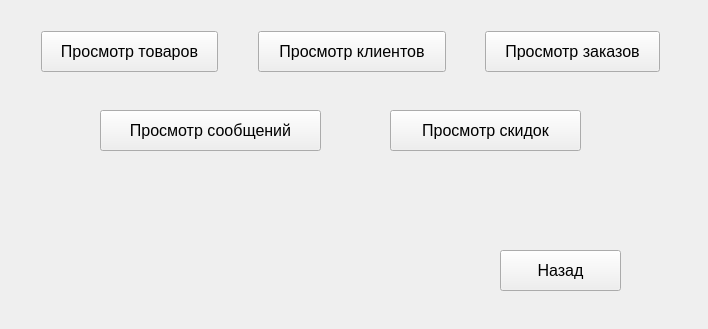
<?xml version="1.0" encoding="UTF-8"?>
<ui version="4.0">
 <class>dataout</class>
 <widget class="QWidget" name="dataout">
  <property name="geometry">
   <rect>
    <x>0</x>
    <y>0</y>
    <width>708</width>
    <height>329</height>
   </rect>
  </property>
  <property name="windowTitle">
   <string>Form</string>
  </property>
  <widget class="QPushButton" name="items">
   <property name="geometry">
    <rect>
     <x>41</x>
     <y>31</y>
     <width>177</width>
     <height>41</height>
    </rect>
   </property>
   <property name="font">
    <font>
     <pointsize>12</pointsize>
    </font>
   </property>
   <property name="text">
    <string>Просмотр товаров</string>
   </property>
  </widget>
  <widget class="QPushButton" name="clients">
   <property name="geometry">
    <rect>
     <x>258</x>
     <y>31</y>
     <width>188</width>
     <height>41</height>
    </rect>
   </property>
   <property name="font">
    <font>
     <pointsize>12</pointsize>
    </font>
   </property>
   <property name="text">
    <string>Просмотр клиентов</string>
   </property>
  </widget>
  <widget class="QPushButton" name="orders">
   <property name="geometry">
    <rect>
     <x>485</x>
     <y>31</y>
     <width>175</width>
     <height>41</height>
    </rect>
   </property>
   <property name="font">
    <font>
     <pointsize>12</pointsize>
    </font>
   </property>
   <property name="text">
    <string>Просмотр заказов</string>
   </property>
  </widget>
  <widget class="QPushButton" name="messages">
   <property name="geometry">
    <rect>
     <x>100</x>
     <y>110</y>
     <width>221</width>
     <height>41</height>
    </rect>
   </property>
   <property name="font">
    <font>
     <pointsize>12</pointsize>
    </font>
   </property>
   <property name="text">
    <string>Просмотр сообщений</string>
   </property>
  </widget>
  <widget class="QPushButton" name="sales">
   <property name="geometry">
    <rect>
     <x>390</x>
     <y>110</y>
     <width>191</width>
     <height>41</height>
    </rect>
   </property>
   <property name="font">
    <font>
     <pointsize>12</pointsize>
    </font>
   </property>
   <property name="text">
    <string>Просмотр скидок</string>
   </property>
  </widget>
  <widget class="QPushButton" name="backb">
   <property name="geometry">
    <rect>
     <x>500</x>
     <y>250</y>
     <width>121</width>
     <height>41</height>
    </rect>
   </property>
   <property name="font">
    <font>
     <pointsize>12</pointsize>
    </font>
   </property>
   <property name="text">
    <string>Назад</string>
   </property>
  </widget>
  <widget class="QLabel" name="label">
   <property name="geometry">
    <rect>
     <x>224</x>
     <y>31</y>
     <width>28</width>
     <height>33</height>
    </rect>
   </property>
   <property name="text">
    <string/>
   </property>
  </widget>
  <widget class="QLabel" name="label_2">
   <property name="geometry">
    <rect>
     <x>452</x>
     <y>31</y>
     <width>27</width>
     <height>33</height>
    </rect>
   </property>
   <property name="text">
    <string/>
   </property>
  </widget>
 </widget>
 <resources/>
 <connections/>
</ui>
